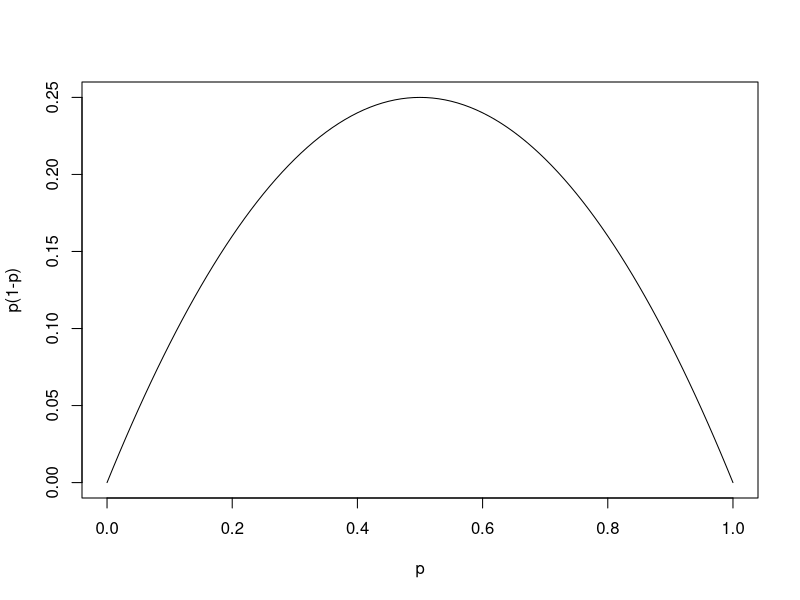

The R script that drew this image:
## ---- chunk 1
temp <- function(x){
  x * (1 - x)
}
curve(expr = temp,
      from = 0,
      to = 1,
      xlab = "p",
      ylab = "p(1-p)")
